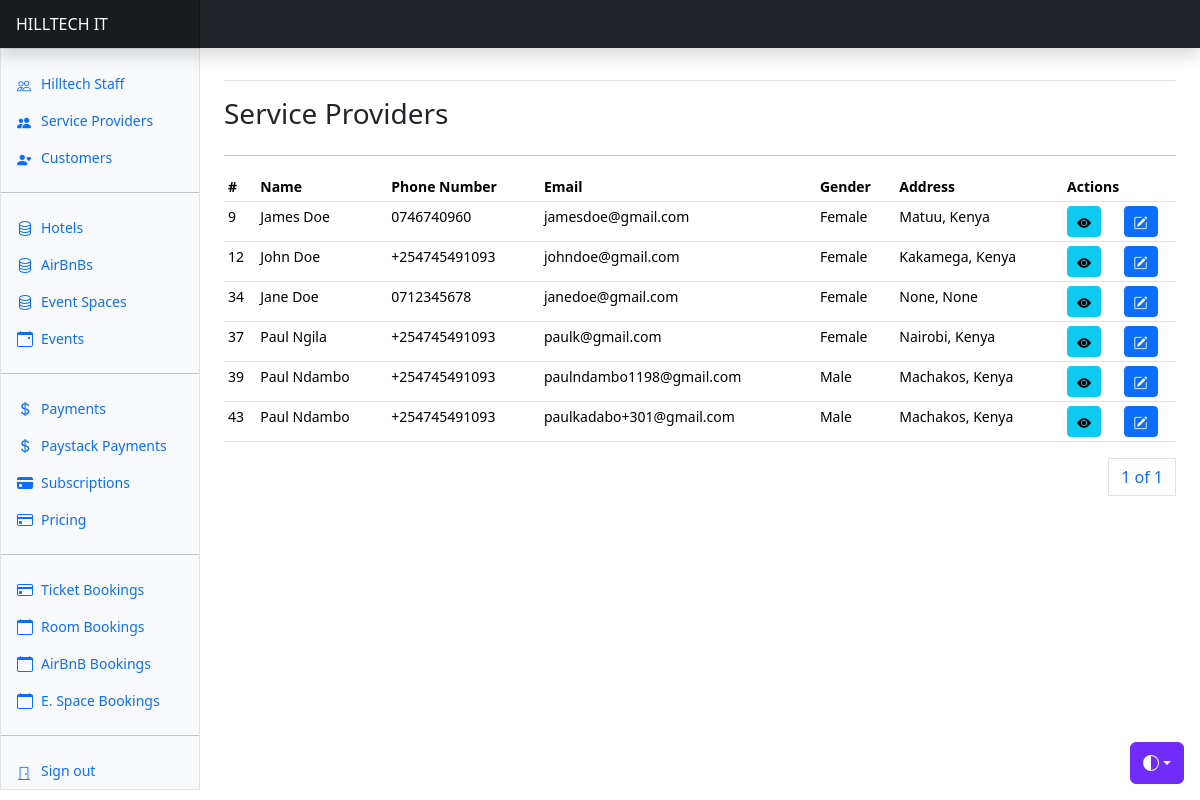
Page /users/service-providers/ (signed in) on the earlier database version.
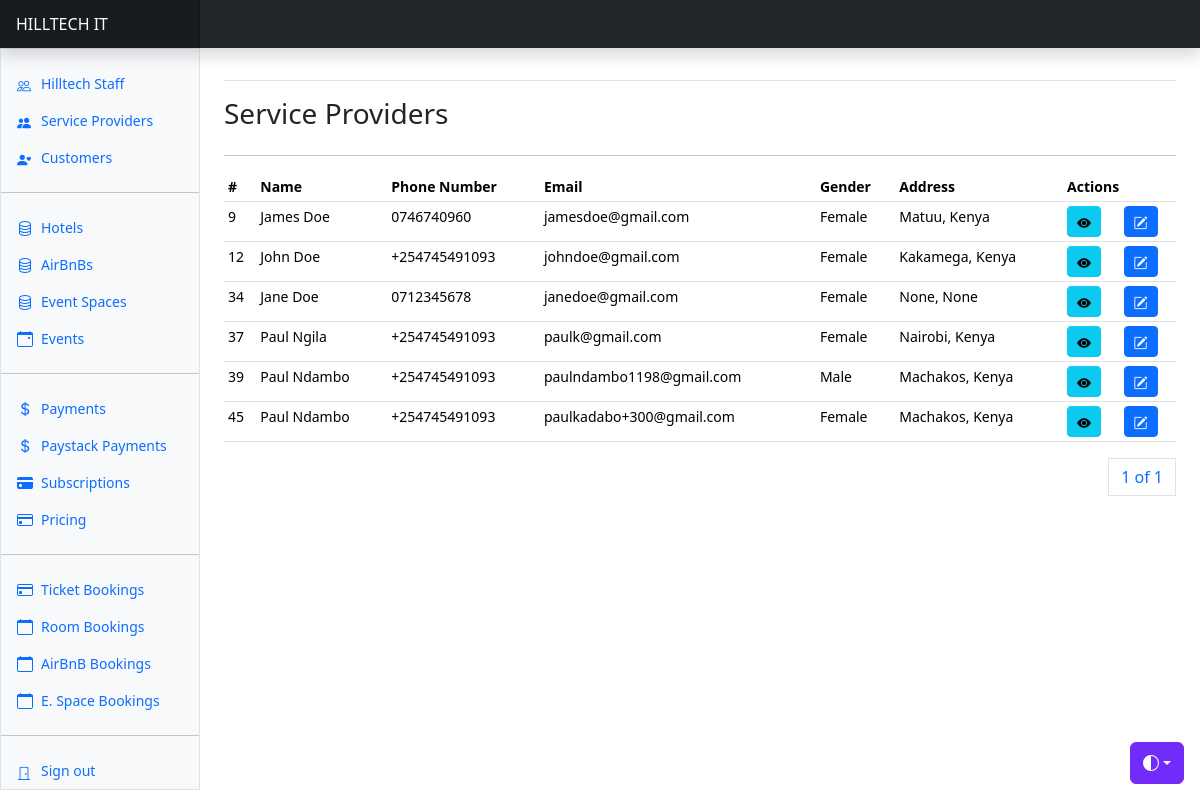
Same page on the later database version.
### apps/users/models.py (models this page shows, shortened)
class User(AbstractUser, AbstractBaseModel):
    role = models.CharField(choices=ROLE_CHOICES, max_length=32, null=True)
    phone_number = models.CharField(max_length=255, null=True)
    id_number = models.CharField(max_length=255, null=True)
    gender = models.CharField(max_length=255, null=True, choices=GENDER_CHOICES)
    date_of_birth = models.DateField(null=True)
    city = models.CharField(max_length=255, null=True)
    country = models.CharField(max_length=255, null=True)
    address = models.CharField(max_length=255, null=True)
    token = models.CharField(null=True, max_length=255)
    token_expiration_date = models.DateTimeField(null=True)
    activation_date = models.DateTimeField(null=True)
    position = models.CharField(
        max_length=255, choices=STAFF_POSITION_CHOICES, null=True
    )
    address = models.CharField(max_length=255, null=True)
    business_address = models.CharField(max_length=255, null=True)
    city = models.CharField(max_length=255, null=True)
    business_city = models.CharField(max_length=255, null=True)
    country = models.CharField(max_length=255, null=True)
    business_country = models.CharField(max_length=255, null=True)
    business_name = models.CharField(max_length=255, null=True)
    business_number = models.CharField(max_length=255, null=True)
    business_email = models.EmailField(null=True)
    business_phone = models.CharField(max_length=255, null=True)
    activated = models.BooleanField(default=True)
    def name(self):
        return f"{self.first_name} {self.last_name}"

### apps/users/views.py (the view)
# urls.py: path("service-providers/", service_providers, name="service-providers"),
@login_required(login_url="/users/user-login/")
def service_providers(request):
    providers = User.objects.filter(role="service_provider")
    paginator = Paginator(providers, 10)
    page_number = request.GET.get("page")
    page_obj = paginator.get_page(page_number)
    return render(
        request,
        "service_providers/providers.html",
        {"providers": providers, "page_obj": page_obj},
    )

### templates/service_providers/providers.html (shortened to what this page needs)
{% extends "base.html" %}
{% block content %}
<div class="row">
    <div class="col">
        <h3>Service Providers</h3>
    </div>
</div>
<hr/>
      <div class="table-responsive small">
        <table class="table table-sm">
          <thead>
            <tr>
              <th scope="col">#</th>
              <th scope="col">Name</th>
              <th scope="col">Phone Number</th>
              <th scope="col">Email</th>
              <th scope="col">Gender</th>
              <th scope="col">Address</th>
              <th scope="col" colspan="3">Actions</th>
            </tr>
          </thead>
          <tbody>
            {% for user in page_obj %}
            <tr>
              <td>{{user.id}}</td>
              <td>{{user.name}}</td>
              <td>{{user.phone_number}}</td>
              <td>{{user.email}}</td>
              <td>{{user.gender}}</td>
              <td>{{user.city}}, {{user.country}}</td>
              <td>
                <a href="{% url 'service-provider-profile' user.id %}" class="btn btn-info btn-sm"><i class="bi bi-eye-fill"></i></a>
              </td>
              <td><a class="btn btn-primary btn-sm" data-bs-toggle="modal" data-bs-target="#editServiceProviderModal{{ user.id }}">
                <i class="bi bi-pencil-square"></i>
              </a></td>
            </tr>
            {% endfor %}
          </tbody>
        </table>
        <div>
          <nav aria-label="Page navigation example">
            <ul class="pagination justify-content-end">
              <a class="page-link" href="#">{{ page_obj.number }} of {{ page_obj.paginator.num_pages }}</a>
            </ul>
          </nav>
        </div>
{% endblock content %}

### templates/base.html (shortened to what this page needs)
{% load static %}
<!doctype html>
<html lang="en" data-bs-theme="auto">
  <head>
    <link rel="stylesheet" href="https://cdn.jsdelivr.net/npm/@docsearch/css@3">
<link href="{%  static 'assets/css/bootstrap.min.css' %}" rel="stylesheet">
    <link href="https://cdn.jsdelivr.net/npm/bootstrap-icons@1.10.3/font/bootstrap-icons.css" rel="stylesheet">
    <link href="{% static 'dashboard.css' %}" rel="stylesheet">
  </head>
  <body>
    <div class="dropdown position-fixed bottom-0 end-0 mb-3 me-3 bd-mode-toggle">
      <button class="btn btn-bd-primary py-2 dropdown-toggle d-flex align-items-center"
              id="bd-theme"
              type="button"
              aria-expanded="false"
              data-bs-toggle="dropdown"
              aria-label="Toggle theme (auto)">
        <svg class="bi my-1 theme-icon-active" width="1em" height="1em"><use href="#circle-half"></use></svg>
      </button>
    </div>
<header class="navbar sticky-top bg-dark flex-md-nowrap p-0 shadow" data-bs-theme="dark">
  <a class="navbar-brand col-md-3 col-lg-2 me-0 px-3 fs-6 text-white" href="{% url 'home' %}">HILLTECH IT</a>
</header>
<div class="container-fluid">
  <div class="row">
    {% include "includes/sidebar.html" %}
    <main class="col-md-9 ms-sm-auto col-lg-10 px-md-4">
      <div class="d-flex justify-content-between flex-wrap flex-md-nowrap align-items-center pt-3 pb-2 mb-3 border-bottom">
      </div>
      {% block content %}
      {% endblock content %}
  </main>
  </div>
</div>
  </body>
</html>

### templates/includes/sidebar.html (shortened to what this page needs)
<div class="sidebar border border-right col-md-3 col-lg-2 p-0 bg-body-tertiary">
    <div class="offcanvas-md offcanvas-end bg-body-tertiary" tabindex="-1" id="sidebarMenu" aria-labelledby="sidebarMenuLabel">
      <div class="offcanvas-body d-md-flex flex-column p-0 pt-lg-3 overflow-y-auto">
        <ul class="nav flex-column">
          {% if request.user.role == "admin" %}
          <li class="nav-item">
            <a class="nav-link d-flex align-items-center gap-2" href="{% url 'staff' %}">
              <i class="bi bi-people"></i>
              Hilltech Staff
            </a>
          </li>
          <li class="nav-item">
            <a class="nav-link d-flex align-items-center gap-2" href="{% url 'service-providers' %}">
              <i class="bi bi-people-fill"></i>
              Service Providers
            </a>
          </li>
          <li class="nav-item">
            <a class="nav-link d-flex align-items-center gap-2" href="{% url 'customers' %}">
              <i class="bi bi-person-heart"></i>
              Customers
            </a>
          </li>
          <hr>
          <li class="nav-item">
            <a class="nav-link d-flex align-items-center gap-2" href="{% url 'properties' %}">
              Hotels
            </a>
          </li>
          <li class="nav-item">
            <a class="nav-link d-flex align-items-center gap-2" href="{% url 'airbnbs' %}">
              AirBnBs
            </a>
          </li>
          <li class="nav-item">
            <a class="nav-link d-flex align-items-center gap-2" href="{% url 'event-spaces' %}">
              Event Spaces
            </a>
          </li>
          <li class="nav-item">
            <a class="nav-link d-flex align-items-center gap-2" href="{% url 'events' %}">
              Events
            </a>
          </li>
          <hr>
          <li class="nav-item">
            <a class="nav-link d-flex align-items-center gap-2" href="{% url 'payments' %}">
              Payments
            </a>
          </li>
          <li class="nav-item">
            <a class="nav-link d-flex align-items-center gap-2" href="{% url 'paystack-payments' %}">
              Paystack Payments
            </a>
          </li>
          <li class="nav-item">
            <a class="nav-link d-flex align-items-center gap-2" href="{% url 'subscriptions' %}">
              <svg xmlns="http://www.w3.org/2000/svg" width="16" height="16" fill="currentColor" class="bi bi-credit-card-fill" viewBox="0 0 16 16">
                <path d="M0 4a2 2 0 0 1 2-2h12a2 2 0 0 1 2 2v1H0zm0 3v5a2 2 0 0 0 2 2h12a2 2 0 0 0 2-2V7zm3 2h1a1 1 0 0 1 1 1v1a1 1 0 0 1-1 1H3a1 1 0 0 1-1-1v-1a1 1 0 0 1 1-1"/>
              </svg>
              Subscriptions
            </a>
          </li>
          <li class="nav-item">
            <a class="nav-link d-flex align-items-center gap-2" href="{% url 'packages' %}">
              Pricing
            </a>
          </li>
          <hr/>
          <li class="nav-item">
            <a class="nav-link d-flex align-items-center gap-2" href="{% url 'tickets' %}">
              Ticket Bookings
            </a>
          </li>
          <li class="nav-item">
            <a class="nav-link d-flex align-items-center gap-2" href="{% url 'bookings' %}">
              <svg xmlns="http://www.w3.org/2000/svg" width="16" height="16" fill="currentColor" class="bi bi-calendar" viewBox="0 0 16 16">
                <path d="M3.5 0a.5.5 0 0 1 .5.5V1h8V.5a.5.5 0 0 1 1 0V1h1a2 2 0 0 1 2 2v11a2 2 0 0 1-2 2H2a2 2 0 0 1-2-2V3a2 2 0 0 1 2-2h1V.5a.5.5 0 0 1 .5-.5M1 4v10a1 1 0 0 0 1 1h12a1 1 0 0 0 1-1V4z"/>
              </svg>
              Room Bookings
            </a>
          </li>
          <li class="nav-item">
            <a class="nav-link d-flex align-items-center gap-2" href="{% url 'airbnb-bookings' %}">
              <svg xmlns="http://www.w3.org/2000/svg" width="16" height="16" fill="currentColor" class="bi bi-calendar" viewBox="0 0 16 16">
                <path d="M3.5 0a.5.5 0 0 1 .5.5V1h8V.5a.5.5 0 0 1 1 0V1h1a2 2 0 0 1 2 2v11a2 2 0 0 1-2 2H2a2 2 0 0 1-2-2V3a2 2 0 0 1 2-2h1V.5a.5.5 0 0 1 .5-.5M1 4v10a1 1 0 0 0 1 1h12a1 1 0 0 0 1-1V4z"/>
              </svg>
              AirBnB Bookings
            </a>
          </li>
          <li class="nav-item">
            <a class="nav-link d-flex align-items-center gap-2" href="{% url 'event-space-bookings' %}">
              <svg xmlns="http://www.w3.org/2000/svg" width="16" height="16" fill="currentColor" class="bi bi-calendar" viewBox="0 0 16 16">
                <path d="M3.5 0a.5.5 0 0 1 .5.5V1h8V.5a.5.5 0 0 1 1 0V1h1a2 2 0 0 1 2 2v11a2 2 0 0 1-2 2H2a2 2 0 0 1-2-2V3a2 2 0 0 1 2-2h1V.5a.5.5 0 0 1 .5-.5M1 4v10a1 1 0 0 0 1 1h12a1 1 0 0 0 1-1V4z"/>
              </svg>
              E. Space Bookings
            </a>
          </li>
          {% endif %}
        </ul>
        <hr class="my-3">
      {% if request.user.is_authenticated %}
        <ul class="nav flex-column mb-auto">
          <li class="nav-item">
            <a class="nav-link d-flex align-items-center gap-2" href="{% url 'user-logout' %}">
              <i class="bi bi-door-closed"></i>
              Sign out
            </a>
          </li>
        </ul>
      {% endif %}
      </div>
    </div>
  </div>

### static/dashboard.css (style rules this page uses)
.bi { display: inline-block; width: 1rem; height: 1rem; }
.sidebar .nav-link { font-size: .875rem; font-weight: 500; }
.navbar-brand { padding-top: .75rem; padding-bottom: .75rem; background-color: rgba(0, 0, 0, .25); box-shadow: inset -1px 0 0 rgba(0, 0, 0, .25); }

### templates/base.html (style rules this page uses)
.bi { vertical-align: -.125em; fill: currentColor; }
.btn-bd-primary { --bd-violet-bg: #712cf9; --bd-violet-rgb: 112.520718, 44.062154, 249.437846; --bs-btn-font-weight: 600; --bs-btn-color: var(--bs-white); --bs-btn-bg: var(--bd-violet-bg); --bs-btn-border-color: var(--bd-violet-bg); --bs-btn-hover-color: var(--bs-white); --bs-btn-hover-bg: #6528e0; --bs-btn-hover-border-color: #6528e0; --bs-btn-focus-shadow-rgb: var(--bd-violet-rgb); --bs-btn-active-color: var(--bs-btn-hover-color); --bs-btn-active-bg: #5a23c8; --bs-btn-active-border-color: #5a23c8; }
.bd-mode-toggle { z-index: 1500; }

Differences in the rows shown:
removed User: id "43", name "Paul Ndambo", phone_number "+254745491093", email "paulkadabo+301@gmail.com", gender "Male", city "Machakos", country "Kenya"
added User: id "45", name "Paul Ndambo", phone_number "+254745491093", email "paulkadabo+300@gmail.com", gender "Female", city "Machakos", country "Kenya"
